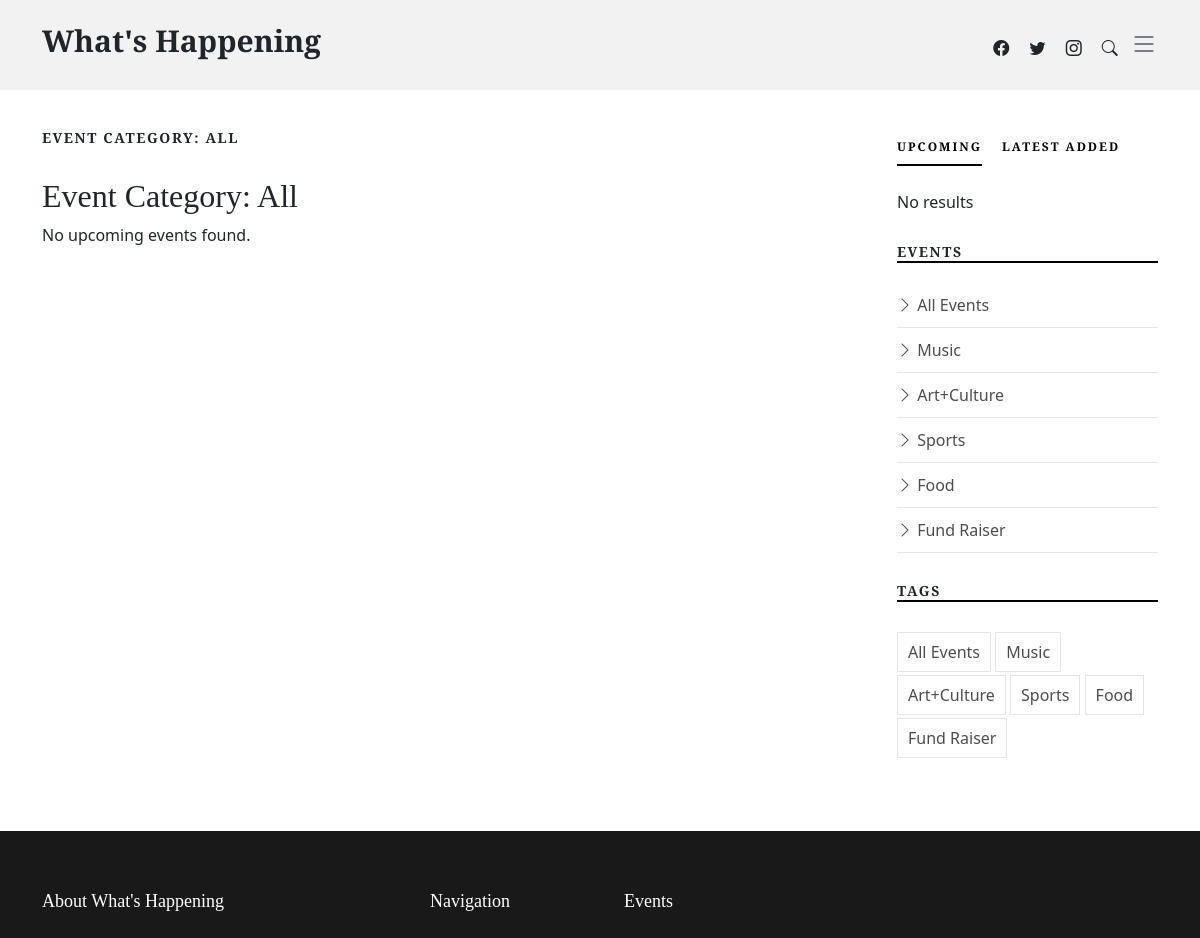
The page /events.php (signed in, upper part) on the database as committed earlier.
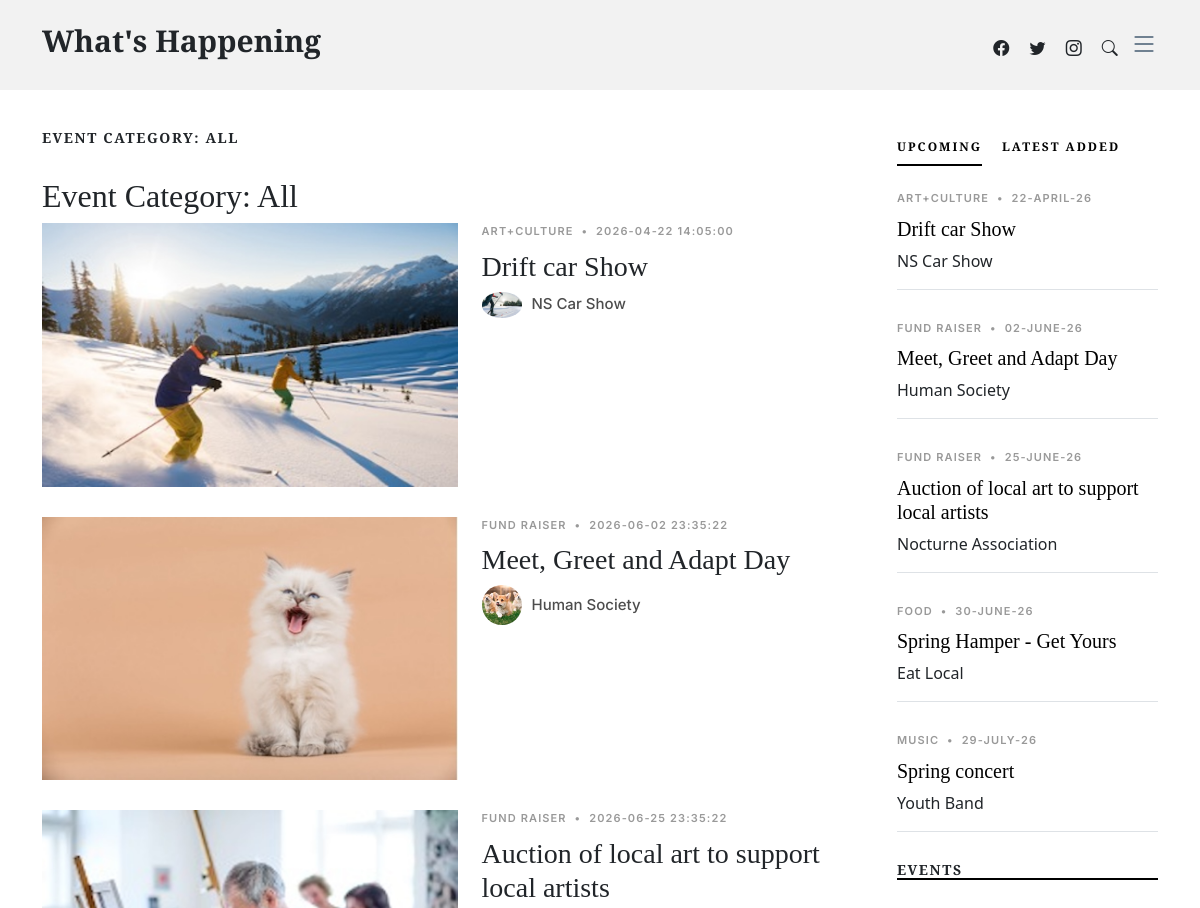
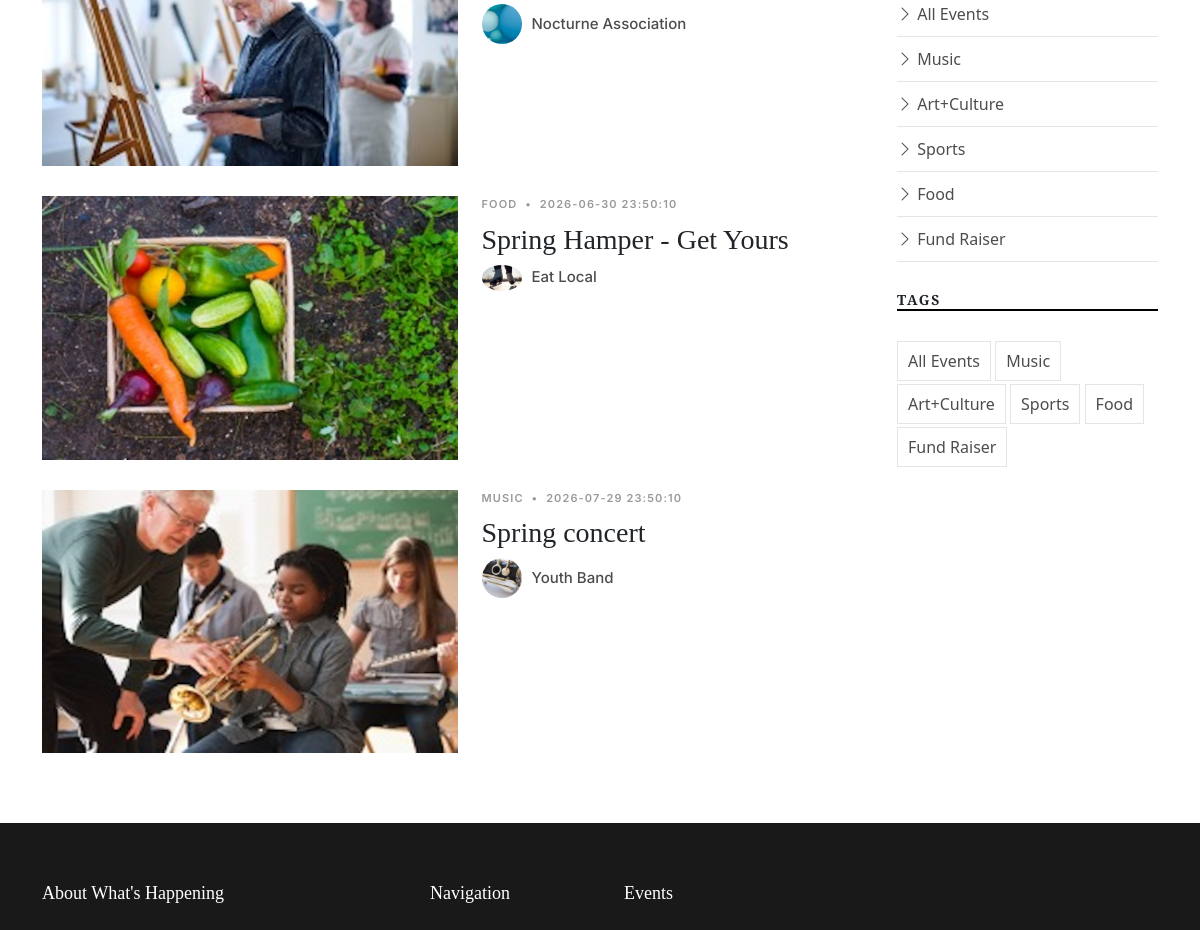
The same page on the database as committed later (2 pictures, top to bottom).
### tables this page shows
CREATE TABLE `events` (
  `EventID` int NOT NULL,
  `EventTypeID` int NOT NULL,
  `GroupID` int NOT NULL,
  `EventDate` timestamp NOT NULL DEFAULT CURRENT_TIMESTAMP,
  `SubmitDate` timestamp NOT NULL DEFAULT CURRENT_TIMESTAMP,
  `EventTitle` varchar(100) NOT NULL,
  `EventImage` varchar(50) NOT NULL,
  `EventDesc` text NOT NULL
);

CREATE TABLE `eventtypes` (
  `EventTypeID` int NOT NULL,
  `TypeName` varchar(100) NOT NULL
);

CREATE TABLE `groups` (
  `GroupID` int NOT NULL,
  `GroupName` varchar(100) NOT NULL,
  `GroupImage` varchar(50) NOT NULL,
  `GroupType` varchar(100) NOT NULL,
  `GroupDesc` text NOT NULL,
  `ContactName` varchar(255) NOT NULL,
  `ContactEmail` varchar(255) NOT NULL
);

### events.php (the view, shortened to what the changed rows need)
<!DOCTYPE html>
<html lang="en">
<head>
  <link href="assets/vendor/bootstrap/css/bootstrap.min.css" rel="stylesheet">
  <link href="assets/vendor/bootstrap-icons/bootstrap-icons.css" rel="stylesheet">
  <link href="assets/vendor/swiper/swiper-bundle.min.css" rel="stylesheet">
  <link href="assets/vendor/glightbox/css/glightbox.min.css" rel="stylesheet">
  <link href="assets/vendor/aos/aos.css" rel="stylesheet">
  <link href="assets/css/variables.css" rel="stylesheet">
  <link href="assets/css/main.css" rel="stylesheet">
</head>
<body>
  <header id="header" class="header d-flex align-items-center fixed-top">
    <div class="container-fluid container-xl d-flex align-items-center justify-content-between">
      <a href="index.php" class="logo d-flex align-items-center">
        <h1>What's Happening</h1>
      </a>
    </div>
  </header>
  <main id="main">
    <section>
      <div class="container">
        <div class="row">
          <div class="col-md-9" data-aos="fade-up">
            <h3 class="category-title">Event Category: ALL</h3>
            <?php
            $connect = db_connect();
            $JoinSql = "
            SELECT
                events.*,
                eventtypes.TypeName AS eventType,
                `groups`.GroupName,
                `groups`.GroupImage
            FROM
                events
            LEFT JOIN
                eventtypes ON eventtypes.EventTypeID = events.EventTypeID
            LEFT JOIN
                `groups` ON `groups`.GroupID = events.GroupID
            WHERE
                events.EventDate >= CURDATE()
            ORDER BY
                EventDate ASC;";
            $allData = $connect->query($JoinSql);
            $selectedType = isset($_GET['event_type']) ? urlencode(filter_input(INPUT_GET, 'event_type')): 'all';
            $displayType = $selectedType !== 'all' ? htmlspecialchars($selectedType) : 'All';
            echo "<h2>Event Category: " . $displayType . "</h2>";
            if($allData && $allData->num_rows > 0) {
              while($event = $allData->fetch_assoc()){
                $eventNum = $event["EventID"];
                $eventGroupType = $event["eventType"];
                $eventDate = $event["EventDate"];
                $eventTitle =  $event["EventTitle"];
                $eventImagePath = $event["EventImage"];
                $groupName = $event['GroupName'];
                $groupImage = $event['GroupImage'];
            ?>
                <div class="d-md-flex post-entry-2 half">
                    <a href="single-post.php?event_id=<?php echo $eventNum; ?>" class="me-4 thumbnail">
                        <img src="<?php echo $eventImagePath; ?>" alt="" class="img-fluid">
                    </a>
                    <div>
                        <div class="post-meta"><span class="date"><?php echo $eventGroupType; ?></span> <span class="mx-1">&bullet;</span> <span><?php echo $eventDate; ?></span></div>
                        <h3><a href="single-post.php?event_id=<?php echo $eventNum; ?>"><?php echo $eventTitle; ?></a></h3>
                        <div class="d-flex align-items-center author">
                            <div class="photo"><img src="<?php echo $groupImage; ?>" alt="" class="img-fluid"></div>
                            <div class="name">
                                <h3 class="m-0 p-0"><?php echo $groupName; ?></h3>
                            </div>
                        </div>
                    </div>
                </div>
            <?php
              }
            } else {
              echo "<p>No upcoming events found.</p>";
            }
            ?>
          </div>
          <div class="col-md-3">
             <div class="aside-block">
              <div class="tab-content" id="pills-tabContent">
                <div class="tab-pane fade show active" id="pills-popular" role="tabpanel" aria-labelledby="pills-popular-tab">
                <?php
                  $JoinSql = "SELECT events.*, eventtypes.TypeName AS eventType, `groups`.GroupName
                              FROM events
                              LEFT JOIN eventtypes ON eventtypes.EventTypeID = events.EventTypeID
                              LEFT JOIN `groups` ON `groups`.GroupID = events.GroupID
                              WHERE events.EventDate >= CURDATE()
                              ORDER BY EventDate ASC
                              LIMIT 5;";
                  $allData = $connect->query($JoinSql);
                  if($allData && $allData->num_rows > 0) {
                    while($row = $allData->fetch_assoc()) {
                      $eventTitle =  $row["EventTitle"];
                      $eventDate = $row["EventDate"];
                      $eventNum = $row["EventID"];
                      $formattedDate = date_format(date_create($eventDate), "d-F-y");
                      $eventType = $row["eventType"];
                      $groupType = $row["GroupName"];
                ?>
                      <div class="post-entry-1 border-bottom">
                          <div class="post-meta"><span class="date"><?php echo $eventType; ?></span> <span class="mx-1">&bullet;</span> <span><?php echo $formattedDate; ?></span></div>
                          <h2 class="mb-2"><a href="single-post.php?event_id=<?php echo $eventNum; ?>"><?php echo $eventTitle; ?></a></h2>
                          <span class="author mb-3 d-block"><?php echo $groupType; ?></span>
                      </div>
                <?php
                    }
                  } else {
                    echo "<p>No results</p>";
                  }
                ?>
                </div>
              </div>
            </div>
          </div>
        </div>
      </div>
    </section>
  </main>
</body>
</html>

Rows that differ between the two databases and show on the page:
now on this page (row edited): events: EventImage (picture), EventTypeID.TypeName "ART+CULTURE", EventDate "2026-04-22 14:05:00", EventTitle "Drift car Show", GroupID.GroupImage (picture), GroupID.GroupName "NS Car Show", EventDate "22-APRIL-26"
now on this page (row edited): events: EventImage (picture), EventTypeID.TypeName "FUND RAISER", EventDate "2026-06-02 23:35:22", EventTitle "Meet, Greet and Adapt Day", GroupID.GroupImage (picture), GroupID.GroupName "Human Society", EventDate "02-JUNE-26"
now on this page (row edited): events: EventImage (picture), EventTypeID.TypeName "FUND RAISER", EventDate "2026-06-25 23:35:22", EventTitle "Auction of local art to support local artists", GroupID.GroupImage (picture), GroupID.GroupName "Nocturne Association", EventDate "25-JUNE-26"
now on this page (row edited): events: EventImage (picture), EventTypeID.TypeName "FOOD", EventDate "2026-06-30 23:50:10", EventTitle "Spring Hamper - Get Yours", GroupID.GroupImage (picture), GroupID.GroupName "Eat Local", EventDate "30-JUNE-26"
now on this page (row edited): events: EventImage (picture), EventTypeID.TypeName "MUSIC", EventDate "2026-07-29 23:50:10", EventTitle "Spring concert", GroupID.GroupImage (picture), GroupID.GroupName "Youth Band", EventDate "29-JULY-26"
Other text that changed with them:
text no longer shown: "No upcoming events found. No results"
